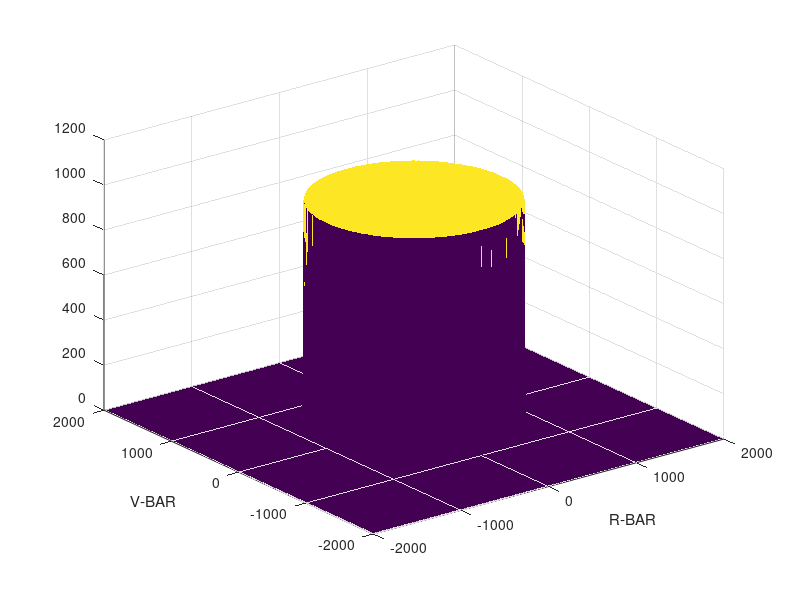
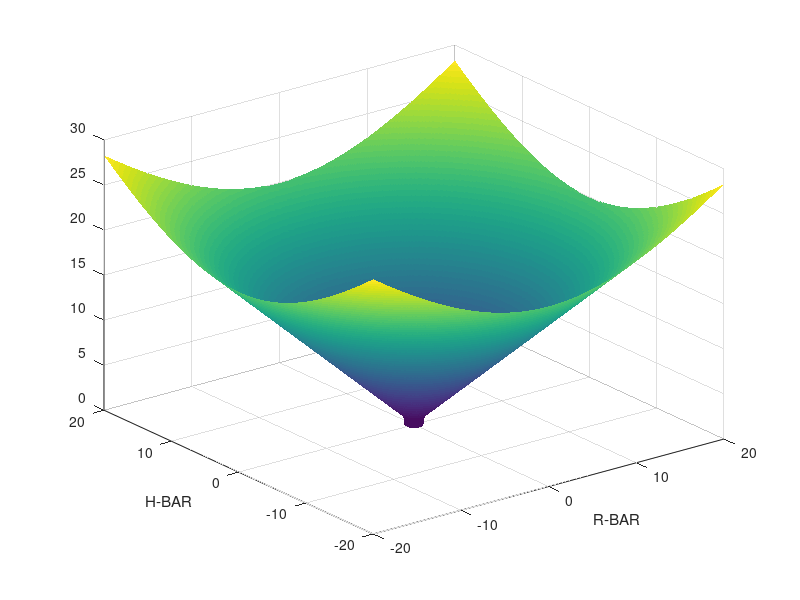

These charts were generated, in order, by the following MATLAB code:
close all
clc
clear
SphereRadius_AS = 1e3; % [m]

safe_rho = [0;8e3];
p=norm(2e3);

pointsR = linspace(-p,p,501);
pointsV = linspace(-p,p,501);
pointsH = linspace(-p,p,501);
[X,Y] = meshgrid(pointsR, pointsV);

% potential fields computation
gamma = @(r,constRadius) (r(1)^2 + r(2)^2  - constRadius^2); %% + r(3)^2
NablaUrep_AS  = @(rho) (rho-safe_rho)/gamma(rho,SphereRadius_AS)^2  - (rho-safe_rho)'*(rho-safe_rho)*2*rho/gamma(rho,SphereRadius_AS)^3;
NablaUrep_AS = @(rho)  1000*rho./norm(rho).*(rho'*rho-SphereRadius_AS.^2<=0); % 
NN = zeros(size(X));

for i = 1:size(X,1)
    for j = 1:size(X,2)
        NN(i,j) = norm(NablaUrep_AS([X(i,j);Y(i,j)]));
    end
end



figure
surf(X,Y,NN','EdgeColor','none');
xlabel("R-BAR");
ylabel("V-BAR");
%axis equal
grid on


%%
close all
clc
clear
            acone = 0.08; % note: these are adimensional parameters to have 0.9m of radius at docking port
            bcone = 5; % note: these are adimensional parameters to have 0.9m of radius at docking port

p=norm(20); 
ispilon = 0; % [m]

pointsR = linspace(-p,p,501);
pointsV = linspace(-p,p,501);
pointsH = linspace(-p,p,501);
[X,Y] = meshgrid(pointsR, pointsV);

% potential fields computation

NablaUrep = @(rho)  [1;1e-3]*(norm(rho))*((rho(1)^2+rho(2)^2)>=-(acone^2*(ispilon-bcone)^3))
NN = zeros(size(X));

for i = 1:size(X,1)
    for j = 1:size(X,2)
        NN(i,j) = norm(NablaUrep([X(i,j);Y(i,j)]));
    end
end


figure
surf(X,Y,NN','EdgeColor','none');
xlabel("R-BAR");
ylabel("H-BAR");

grid on